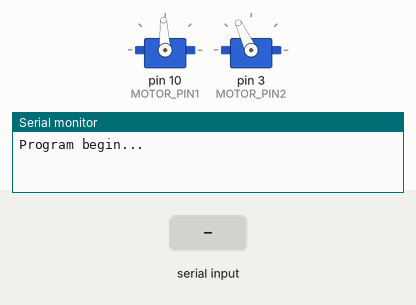
Simulated run of this sketch. Board: Arduino Uno, built with avr-gcc and run on an emulated ATmega328P. On the bench: 2 × servo, the last lines printed to the serial monitor. Inputs (shaded band) come from the test bench.

Above: at 1.2 s.
1.3 s: "90,45\n" received over Serial
At 2.5 s:
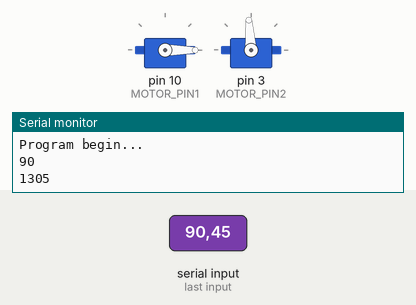
2.8 s: "30,150\n" received over Serial
At 4.2 s:
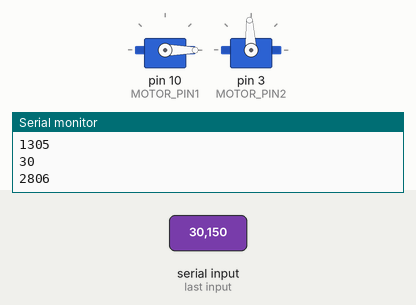
Timing chart, 0 to 5.8 s (numbered marks = the images above; inputs shaded):
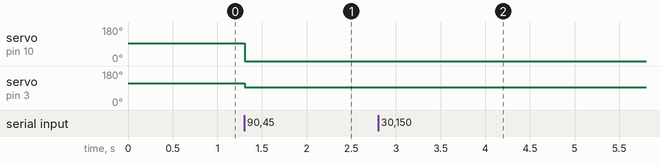

Measured:
- after the input at 1.3 s, servo on pin 10 (MOTOR_PIN1): 93° → 0° at once; servo on pin 3 (MOTOR_PIN2): 115° → 94° at once
- after the input at 2.8 s, servo on pin 3 (MOTOR_PIN2): 94° → 93° at once

The sketch:

Thruster_test.ino
```cpp
#include <Servo.h>
#include "Thrusters.h"

#define MAX_SIGNAL 2000
#define MIN_SIGNAL 1000
#define STOP 1500
#define MOTOR_PIN1 10
#define MOTOR_PIN2 3

int motorspeed;
char inputstr[10] = { '\n' };
int serialidx = 0;

Servo motor1;
Servo motor2;
Thrusters thruster1(2, motor2, MOTOR_PIN2, 2000, 1500, 1500, 1000);

void setup() {
  Serial.begin(9600);
  Serial.println("Program begin...");
  char input;

  motor1.attach(MOTOR_PIN1);

  // Send min output
  motor1.writeMicroseconds(STOP);
  motorspeed = STOP;

  thruster1.init();
}


void loop() {
  byte input;
  // put your main code here, to run repeatedly:
  while (!Serial.available())
      thruster1.mov(motorspeed);
  input = Serial.read();
  inputstr[serialidx] = input;

  /*
      for (int i = 0; i <= serialidx; i++)
      {
        Serial.print(inputstr[i]);
      }
      Serial.println();
  */
  if (input == '\n' || input == '\r')
  {
    inputstr[serialidx] = '\0';
    if (inputstr[0] == 'u')
    {
      Serial.println("+++");
      motorspeed = motorspeed + 50;
      motor1.writeMicroseconds(motorspeed);
      Serial.println(motorspeed);
    }
    else if (inputstr[0] == 'd')
    {
      Serial.println("---");
      motorspeed = motorspeed - 50;
      motor1.writeMicroseconds(motorspeed);
      Serial.println(motorspeed);
    }
    else if (isalpha(inputstr[0]))
    {
      motor1.writeMicroseconds(STOP);
      motorspeed = STOP;
      Serial.println("STOP");
    }
    else
    {
      motorspeed = atoi(inputstr);
      Serial.println(motorspeed);
      motor1.writeMicroseconds(motorspeed);
    }
    serialidx = -1;
    Serial.println(millis());
  }
  serialidx++;
}
```
